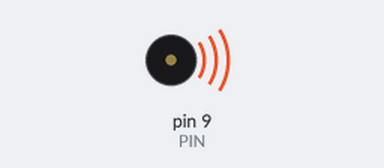
Bench run of a sketch on a simulated Arduino Uno, built with avr-gcc and run on an emulated ATmega328P. Parts: buzzer (waves = sounding).

Above: at 0.1 s.
At 3.6 s:
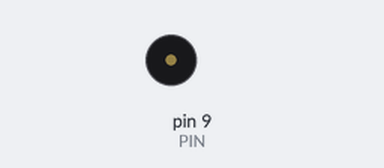
Timing chart, 0 to 5.5 s (numbered marks = the images above):
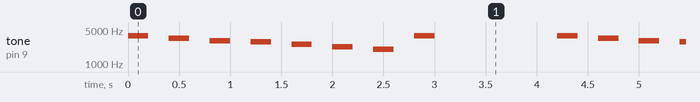

Measured:
- by itself, tone on pin 9 (PIN): repeats every 4.2 s: silent 0.20 s, 3400 Hz 0.20 s, silent 0.20 s, 3038 Hz 0.20 s, silent 0.20 s, 2864 Hz 0.20 s, silent 0.20 s, 2550 Hz 0.20 s, silent 0.20 s, 2272 Hz 0.20 s, silent 0.20 s, 2028 Hz 0.20 s, silent 0.20 s, 3830 Hz 0.20 s, silent 1.2 s, 3830 Hz 0.20 s

The sketch:

lab_5_a.ino
```cpp
// play simple melody at 200ms interval
#define PIN 9
#define c 3830 // 261 Hz
#define d 3400 // 294 Hz
#define e 3038 // 329 Hz
#define f 2864 // 349 Hz
#define g 2550 // 392 Hz
#define a 2272 // 440 Hz
#define b 2028 // 493 Hz
#define C 1912 // 523 Hz
// Define a special note, 'R', to represent a rest
#define R 0

void setup() {
  pinMode(PIN, OUTPUT);
}

void loop() {
  // Play the first phrase
  tone(PIN, c, 200);
  delay(200);
  tone(PIN, R, 200);
  delay(200);

  tone(PIN, d, 200);
  delay(200);
  tone(PIN, R, 200);
  delay(200);

  tone(PIN, e, 200);
  delay(200);
  tone(PIN, R, 200);
  delay(200);

  tone(PIN, f, 200);
  delay(200);
  tone(PIN, R, 200);
  delay(200);

  tone(PIN, g, 200);
  delay(200);
  tone(PIN, R, 200);
  delay(200);

  tone(PIN, a, 200);
  delay(200);
  tone(PIN, R, 200);
  delay(200);

  tone(PIN, b, 200);
  delay(200);
  tone(PIN, R, 200);
  delay(200);

  tone(PIN, c, 200);
  delay(200);
  tone(PIN, R, 200);
  delay(200);

  // Pause for a second before repeating the melody
  delay(1000);
}
```
